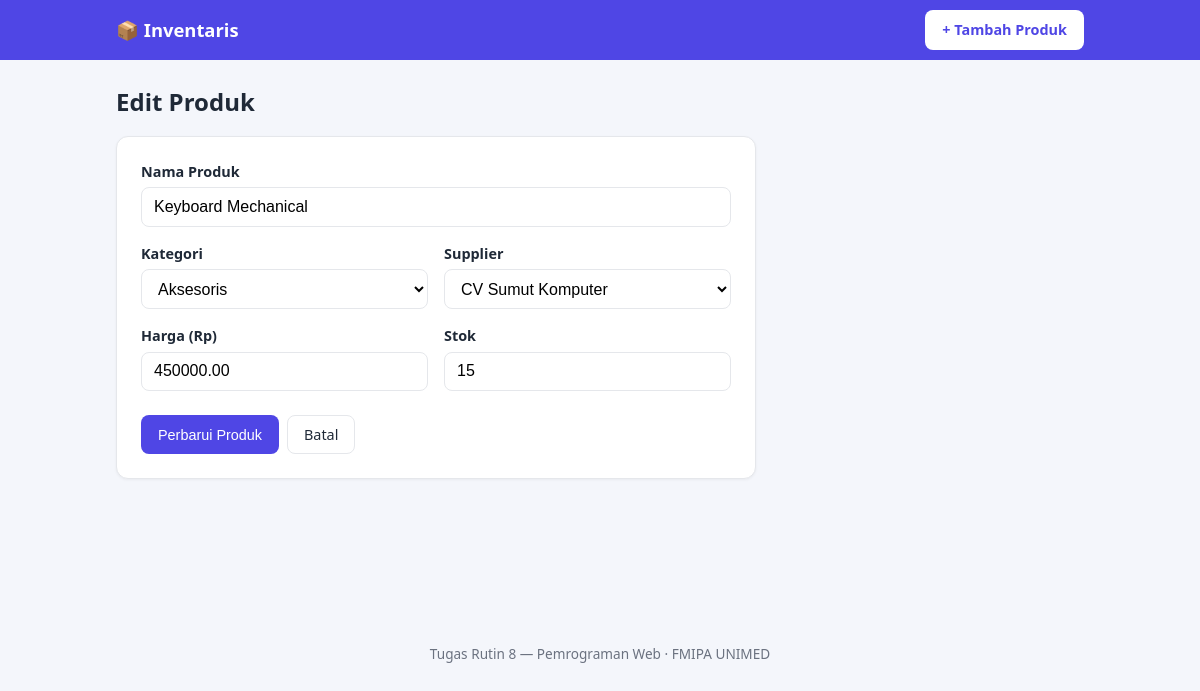
The page /edit.php?id=3 on the database its author committed.
### tables this page shows
CREATE TABLE products (
    id          INT AUTO_INCREMENT PRIMARY KEY,
    name        VARCHAR(150)  NOT NULL,
    category_id INT           NOT NULL,
    supplier_id INT           NOT NULL,
    price       DECIMAL(12,2) NOT NULL,
    stock       INT           NOT NULL DEFAULT 0,
    created_at  TIMESTAMP     NOT NULL DEFAULT CURRENT_TIMESTAMP,
    CONSTRAINT fk_products_category FOREIGN KEY (category_id)
        REFERENCES categories(id) ON UPDATE CASCADE ON DELETE RESTRICT,
    CONSTRAINT fk_products_supplier FOREIGN KEY (supplier_id)
        REFERENCES suppliers(id)  ON UPDATE CASCADE ON DELETE RESTRICT
);

CREATE TABLE categories (
    id   INT AUTO_INCREMENT PRIMARY KEY,
    name VARCHAR(100) NOT NULL UNIQUE
);

CREATE TABLE suppliers (
    id    INT AUTO_INCREMENT PRIMARY KEY,
    name  VARCHAR(100) NOT NULL,
    phone VARCHAR(20)
);

### includes/functions.php (called while the page is built, shortened)
<?php
function e($value): string
{
    return htmlspecialchars((string) $value, ENT_QUOTES, 'UTF-8');
}
function get_categories(PDO $pdo): array
{
    return $pdo->query('SELECT id, name FROM categories ORDER BY name')->fetchAll();
}
function get_suppliers(PDO $pdo): array
{
    return $pdo->query('SELECT id, name FROM suppliers ORDER BY name')->fetchAll();
}

### includes/form.php (the view, shortened to what this page needs)
<form method="POST" action="<?= e($action) ?>" class="card form">
    <div class="field">
        <label for="name">Nama Produk</label>
        <input type="text" id="name" name="name" maxlength="150" required
               value="<?= e($product['name']) ?>">
    </div>
    <div class="grid-2">
        <div class="field">
            <label for="category_id">Kategori</label>
            <select id="category_id" name="category_id" required>
                <?php foreach ($categories as $c): ?>
                    <option value="<?= (int) $c['id'] ?>"
                        <?= (int) $product['category_id'] === (int) $c['id'] ? 'selected' : '' ?>>
                        <?= e($c['name']) ?>
                    </option>
                <?php endforeach; ?>
            </select>
        </div>
        <div class="field">
            <label for="supplier_id">Supplier</label>
            <select id="supplier_id" name="supplier_id" required>
                <?php foreach ($suppliers as $s): ?>
                    <option value="<?= (int) $s['id'] ?>"
                        <?= (int) $product['supplier_id'] === (int) $s['id'] ? 'selected' : '' ?>>
                        <?= e($s['name']) ?>
                    </option>
                <?php endforeach; ?>
            </select>
        </div>
    </div>
    <div class="grid-2">
        <div class="field">
            <label for="price">Harga (Rp)</label>
            <input type="number" id="price" name="price" min="0" step="0.01" required
                   value="<?= e($product['price']) ?>">
        </div>
        <div class="field">
            <label for="stock">Stok</label>
            <input type="number" id="stock" name="stock" min="0" step="1" required
                   value="<?= e($product['stock']) ?>">
        </div>
    </div>
    <div class="actions">
        <button type="submit" class="btn btn-primary"><?= e($submitLabel) ?></button>
        <a href="index.php" class="btn btn-ghost">Batal</a>
    </div>
</form>

### assets/style.css (style rules this page uses)
:root { --bg: #f4f6fb; --card: #ffffff; --text: #1f2937; --muted: #6b7280; --primary: #4f46e5; --primary-dark: #4338ca; --danger: #dc2626; --border: #e5e7eb; --success-bg: #dcfce7; --success-tx: #166534; --error-bg: #fee2e2; --error-tx: #991b1b; }
* { box-sizing: border-box; }
body { margin: 0; font-family: system-ui, -apple-system, "Segoe UI", Roboto, sans-serif; background: var(--bg); color: var(--text); line-height: 1.5; }
.card { background: var(--card); border: 1px solid var(--border); border-radius: 12px; box-shadow: 0 1px 3px rgba(0,0,0,.05); }
.btn { display: inline-block; border: 1px solid transparent; border-radius: 8px; padding: .5rem 1rem; font-size: .9rem; cursor: pointer; text-decoration: none; background: #e5e7eb; color: var(--text); }
.btn-primary { background: var(--primary); color: #fff; }
.btn-ghost { background: transparent; border-color: var(--border); }
.form { padding: 1.5rem; max-width: 640px; }
.field { margin-bottom: 1rem; display: flex; flex-direction: column; }
.field label { font-weight: 600; margin-bottom: .3rem; font-size: .9rem; }
.field input, .field select { padding: .6rem .75rem; border: 1px solid var(--border); border-radius: 8px; font-size: 1rem; background: #fff; }
.grid-2 { display: grid; grid-template-columns: 1fr 1fr; gap: 1rem; }
.actions { display: flex; gap: .5rem; margin-top: .5rem; }

### rows shown on the page
products: name "Keyboard Mechanical", category_id "Aksesoris", supplier_id "CV Sumut Komputer", price "450000.00", stock "15"

### other values the page prints
$submitLabel "Perbarui Produk"
